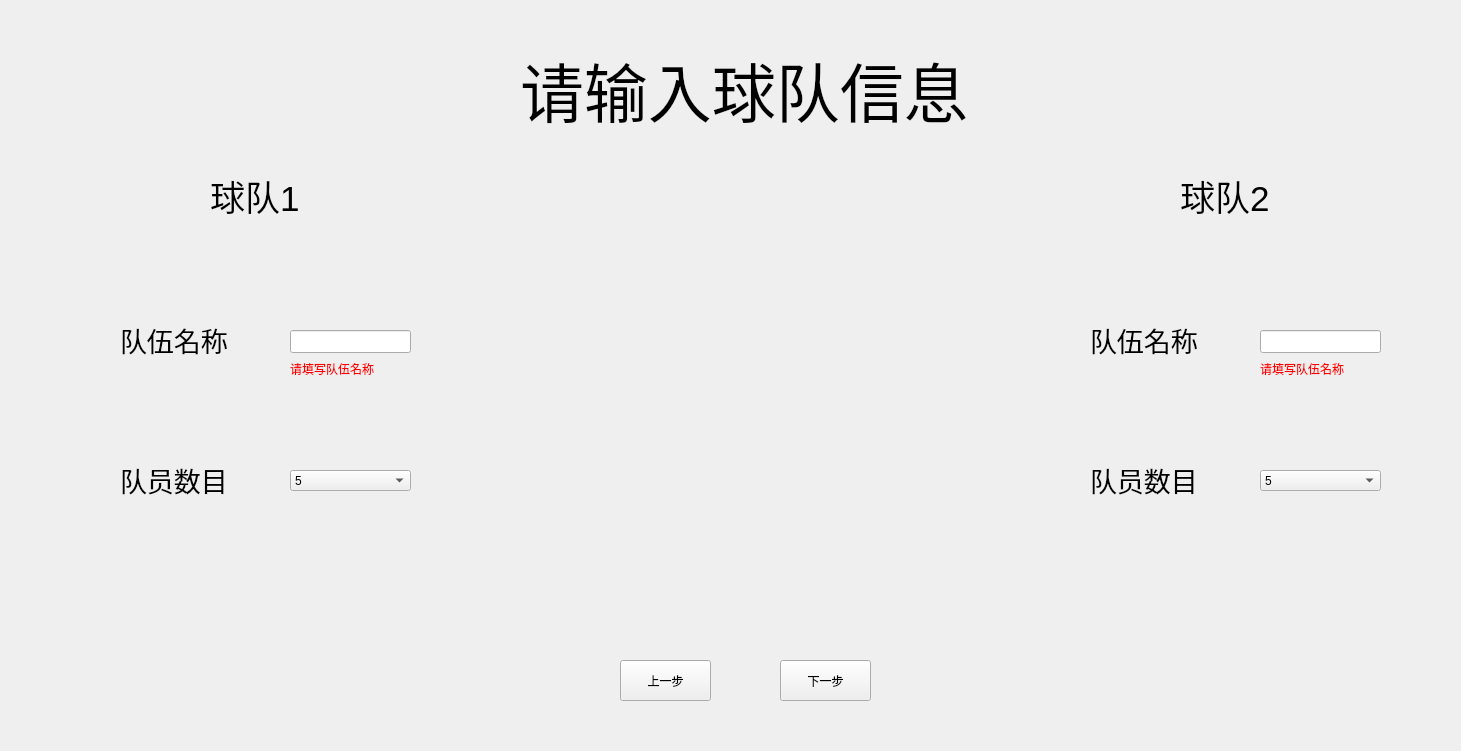
  <widget class="QWidget" name="widget_teams" native="true">
   <property name="geometry">
    <rect>
     <x>-90</x>
     <y>-20</y>
     <width>1461</width>
     <height>751</height>
    </rect>
   </property>
   <property name="styleSheet">
    <string notr="true"/>
   </property>
   <widget class="QLineEdit" name="teamname1">
    <property name="geometry">
     <rect>
      <x>290</x>
      <y>330</y>
      <width>121</width>
      <height>23</height>
     </rect>
    </property>
   </widget>
   <widget class="QLabel" name="label1_3">
    <property name="geometry">
     <rect>
      <x>1180</x>
      <y>170</y>
      <width>91</width>
      <height>51</height>
     </rect>
    </property>
    <property name="text">
     <string>&lt;html&gt;&lt;head/&gt;&lt;body&gt;&lt;p&gt;&lt;span style=&quot; font-size:26pt;&quot;&gt;球队2&lt;/span&gt;&lt;/p&gt;&lt;/body&gt;&lt;/html&gt;</string>
    </property>
   </widget>
   <widget class="QLabel" name="label1_5">
    <property name="geometry">
     <rect>
      <x>1090</x>
      <y>320</y>
      <width>111</width>
      <height>41</height>
     </rect>
    </property>
    <property name="text">
     <string>&lt;html&gt;&lt;head/&gt;&lt;body&gt;&lt;p&gt;&lt;span style=&quot; font-size:20pt;&quot;&gt;队伍名称&lt;/span&gt;&lt;/p&gt;&lt;/body&gt;&lt;/html&gt;</string>
    </property>
   </widget>
   <widget class="QLabel" name="label1_4">
    <property name="geometry">
     <rect>
      <x>120</x>
      <y>320</y>
      <width>111</width>
      <height>41</height>
     </rect>
    </property>
    <property name="text">
     <string>&lt;html&gt;&lt;head/&gt;&lt;body&gt;&lt;p&gt;&lt;span style=&quot; font-size:20pt;&quot;&gt;队伍名称&lt;/span&gt;&lt;/p&gt;&lt;/body&gt;&lt;/html&gt;</string>
    </property>
   </widget>
   <widget class="QLabel" name="label1_2">
    <property name="geometry">
     <rect>
      <x>210</x>
      <y>170</y>
      <width>91</width>
      <height>51</height>
     </rect>
    </property>
    <property name="text">
     <string>&lt;html&gt;&lt;head/&gt;&lt;body&gt;&lt;p&gt;&lt;span style=&quot; font-size:26pt;&quot;&gt;球队1&lt;/span&gt;&lt;/p&gt;&lt;/body&gt;&lt;/html&gt;</string>
    </property>
   </widget>
   <widget class="QLineEdit" name="teamname2">
    <property name="geometry">
     <rect>
      <x>1260</x>
      <y>330</y>
      <width>121</width>
      <height>23</height>
     </rect>
    </property>
   </widget>
   <widget class="QLabel" name="label1_1">
    <property name="geometry">
     <rect>
      <x>520</x>
      <y>40</y>
      <width>451</width>
      <height>101</height>
     </rect>
    </property>
    <property name="text">
     <string>&lt;html&gt;&lt;head/&gt;&lt;body&gt;&lt;p&gt;&lt;span style=&quot; font-size:48pt;&quot;&gt;请输入球队信息&lt;/span&gt;&lt;/p&gt;&lt;/body&gt;&lt;/html&gt;</string>
    </property>
   </widget>
   <widget class="QLabel" name="label1_warn2">
    <property name="geometry">
     <rect>
      <x>1260</x>
      <y>360</y>
      <width>91</width>
      <height>16</height>
     </rect>
    </property>
    <property name="text">
     <string>&lt;html&gt;&lt;head/&gt;&lt;body&gt;&lt;p&gt;&lt;span style=&quot; color:#ff0000;&quot;&gt;请填写队伍名称&lt;/span&gt;&lt;/p&gt;&lt;/body&gt;&lt;/html&gt;</string>
    </property>
   </widget>
   <widget class="QLabel" name="label1_warn1">
    <property name="geometry">
     <rect>
      <x>290</x>
      <y>360</y>
      <width>84</width>
      <height>16</height>
     </rect>
    </property>
    <property name="text">
     <string>&lt;html&gt;&lt;head/&gt;&lt;body&gt;&lt;p&gt;&lt;span style=&quot; color:#ff0000;&quot;&gt;请填写队伍名称&lt;/span&gt;&lt;/p&gt;&lt;/body&gt;&lt;/html&gt;</string>
    </property>
   </widget>
   <widget class="QLabel" name="label1_7">
    <property name="geometry">
     <rect>
      <x>1090</x>
      <y>460</y>
      <width>111</width>
      <height>41</height>
     </rect>
    </property>
    <property name="text">
     <string>&lt;html&gt;&lt;head/&gt;&lt;body&gt;&lt;p&gt;&lt;span style=&quot; font-size:20pt;&quot;&gt;队员数目&lt;/span&gt;&lt;/p&gt;&lt;/body&gt;&lt;/html&gt;</string>
    </property>
   </widget>
   <widget class="QComboBox" name="membernum2">
    <property name="geometry">
     <rect>
      <x>1260</x>
      <y>470</y>
      <width>121</width>
      <height>21</height>
     </rect>
    </property>
    <item>
     <property name="text">
      <string>5</string>
     </property>
    </item>
    <item>
     <property name="text">
      <string>6</string>
     </property>
    </item>
    <item>
     <property name="text">
      <string>7</string>
     </property>
    </item>
    <item>
     <property name="text">
      <string>8</string>
     </property>
    </item>
    <item>
     <property name="text">
      <string>9</string>
     </property>
    </item>
    <item>
     <property name="text">
      <string>10</string>
     </property>
    </item>
    <item>
     <property name="text">
      <string>11</string>
     </property>
    </item>
    <item>
     <property name="text">
      <string>12</string>
     </property>
    </item>
   </widget>
   <widget class="QPushButton" name="back_to_event">
    <property name="geometry">
     <rect>
      <x>620</x>
      <y>660</y>
      <width>91</width>
      <height>41</height>
     </rect>
    </property>
    <property name="text">
     <string>上一步</string>
    </property>
   </widget>
   <widget class="QPushButton" name="go_to_members">
    <property name="geometry">
     <rect>
      <x>780</x>
      <y>660</y>
      <width>91</width>
      <height>41</height>
     </rect>
    </property>
    <property name="text">
     <string>下一步</string>
    </property>
   </widget>
   <widget class="QLabel" name="label1_6">
    <property name="geometry">
     <rect>
      <x>120</x>
      <y>460</y>
      <width>111</width>
      <height>41</height>
     </rect>
    </property>
    <property name="text">
     <string>&lt;html&gt;&lt;head/&gt;&lt;body&gt;&lt;p&gt;&lt;span style=&quot; font-size:20pt;&quot;&gt;队员数目&lt;/span&gt;&lt;/p&gt;&lt;/body&gt;&lt;/html&gt;</string>
    </property>
   </widget>
   <widget class="QComboBox" name="membernum1">
    <property name="geometry">
     <rect>
      <x>290</x>
      <y>470</y>
      <width>121</width>
      <height>21</height>
     </rect>
    </property>
    <item>
     <property name="text">
      <string>5</string>
     </property>
    </item>
    <item>
     <property name="text">
      <string>6</string>
     </property>
    </item>
    <item>
     <property name="text">
      <string>7</string>
     </property>
    </item>
    <item>
     <property name="text">
      <string>8</string>
     </property>
    </item>
    <item>
     <property name="text">
      <string>9</string>
     </property>
    </item>
    <item>
     <property name="text">
      <string>10</string>
     </property>
    </item>
    <item>
     <property name="text">
      <string>11</string>
     </property>
    </item>
    <item>
     <property name="text">
      <string>12</string>
     </property>
    </item>
   </widget>
  </widget>
